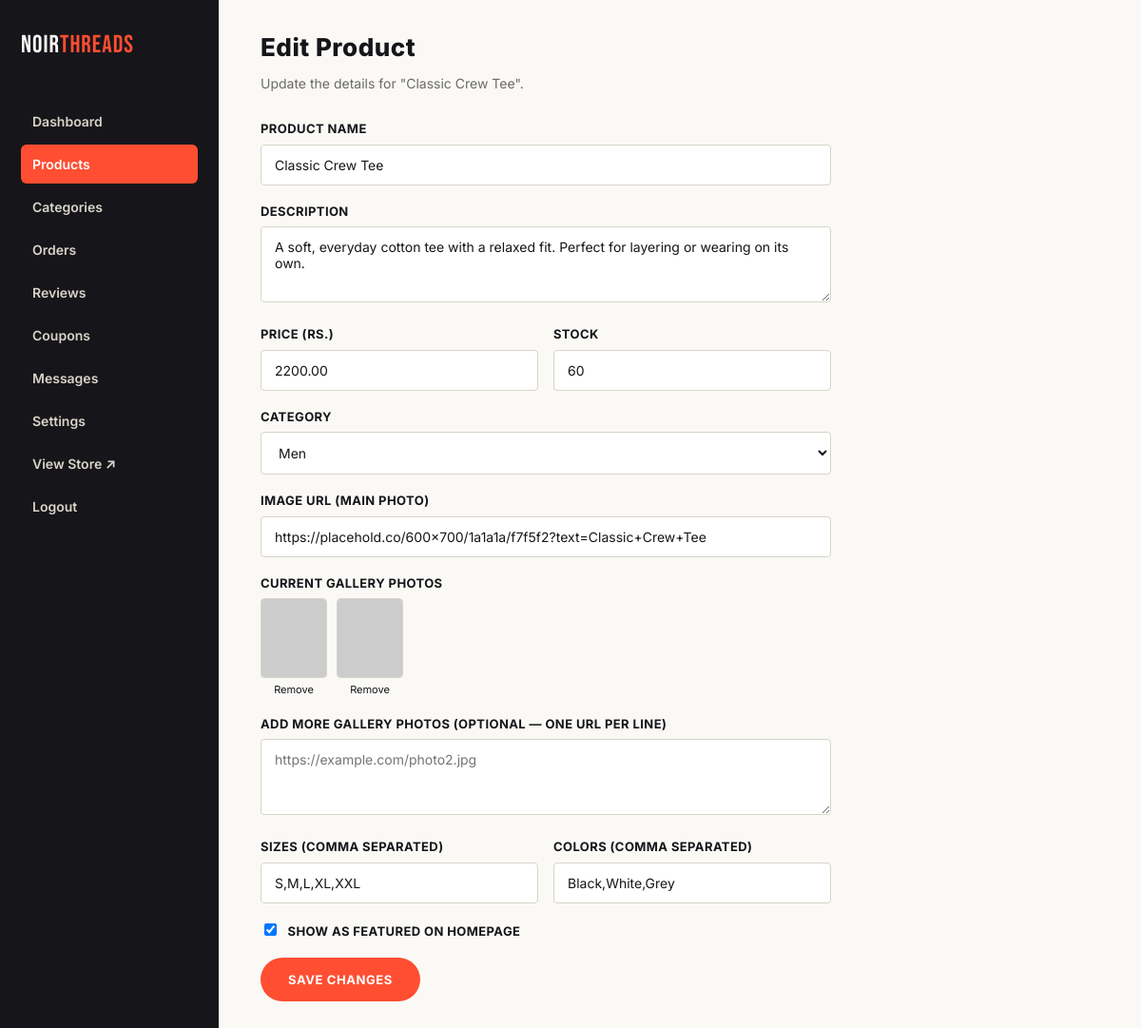
The app's page /admin/edit_product.php?id=1 (signed in) with its own data.
### tables this page shows
CREATE TABLE products (
    id INT AUTO_INCREMENT PRIMARY KEY,
    name VARCHAR(100) NOT NULL,
    description TEXT,
    price DECIMAL(10,2) NOT NULL,
    category_id INT,
    image VARCHAR(255),
    sizes VARCHAR(50) DEFAULT 'S,M,L,XL',
    colors VARCHAR(100) DEFAULT 'Black,White',
    stock INT DEFAULT 50,
    featured TINYINT(1) DEFAULT 0,
    created_at TIMESTAMP DEFAULT CURRENT_TIMESTAMP,
    FOREIGN KEY (category_id) REFERENCES categories(id)
);

CREATE TABLE categories (
    id INT AUTO_INCREMENT PRIMARY KEY,
    name VARCHAR(50) NOT NULL
);

CREATE TABLE product_images (
    id INT AUTO_INCREMENT PRIMARY KEY,
    product_id INT NOT NULL,
    image_url VARCHAR(255) NOT NULL,
    sort_order INT DEFAULT 0,
    FOREIGN KEY (product_id) REFERENCES products(id) ON DELETE CASCADE
);

### admin/edit_product.php (the view, shortened to what this page needs)
<?php
require_once '../config/db.php';
$id = intval($_GET['id'] ?? 0);
$stmt = $conn->prepare("SELECT * FROM products WHERE id = ?");
$stmt->bind_param("i", $id);
$stmt->execute();
$product = $stmt->get_result()->fetch_assoc();
$categories = $conn->query("SELECT * FROM categories");
$gallery = $conn->query("SELECT * FROM product_images WHERE product_id = $id ORDER BY sort_order ASC");
require_once 'includes/admin_header.php';
?>
<h1>Edit Product</h1>
<p class="admin-sub">Update the details for "<?php echo htmlspecialchars($product['name']); ?>".</p>
<form method="post" style="max-width:600px;">
  <div class="field">
    <label>Product Name</label>
    <input type="text" name="name" value="<?php echo htmlspecialchars($product['name']); ?>" required>
  </div>
  <div class="field">
    <label>Description</label>
    <textarea name="description"><?php echo htmlspecialchars($product['description']); ?></textarea>
  </div>
  <div class="form-row">
    <div class="field">
      <label>Price (Rs.)</label>
      <input type="number" name="price" step="0.01" value="<?php echo $product['price']; ?>" required>
    </div>
    <div class="field">
      <label>Stock</label>
      <input type="number" name="stock" value="<?php echo $product['stock']; ?>" required>
    </div>
  </div>
  <div class="field">
    <label>Category</label>
    <select name="category_id" required>
      <?php $categories->data_seek(0); while ($c = $categories->fetch_assoc()): ?>
        <option value="<?php echo $c['id']; ?>" <?php echo $c['id'] == $product['category_id'] ? 'selected' : ''; ?>><?php echo htmlspecialchars($c['name']); ?></option>
      <?php endwhile; ?>
    </select>
  </div>
  <div class="field">
    <label>Image URL (main photo)</label>
    <input type="text" name="image" value="<?php echo htmlspecialchars($product['image']); ?>" required>
  </div>
  <?php if ($gallery->num_rows > 0): ?>
    <div class="field">
      <label>Current Gallery Photos</label>
      <div style="display:flex; gap:10px; flex-wrap:wrap;">
        <?php $gallery->data_seek(0); while ($g = $gallery->fetch_assoc()): ?>
          <div style="text-align:center;">
            <img src="<?php echo htmlspecialchars($g['image_url']); ?>" style="width:70px; height:84px; object-fit:cover; border-radius:4px; border:1px solid var(--stone);">
            <a href="delete_product_image.php?id=<?php echo $g['id']; ?>&product_id=<?php echo $id; ?>" class="danger" style="display:block; font-size:11px; margin-top:4px;" onclick="return confirm('Remove this photo?');">Remove</a>
          </div>
        <?php endwhile; ?>
      </div>
    </div>
  <?php endif; ?>
  <div class="field">
    <label>Add More Gallery Photos (optional — one URL per line)</label>
    <textarea name="gallery_images" rows="3" placeholder="https://example.com/photo2.jpg"></textarea>
  </div>
  <div class="form-row">
    <div class="field">
      <label>Sizes (comma separated)</label>
      <input type="text" name="sizes" value="<?php echo htmlspecialchars($product['sizes']); ?>" required>
    </div>
    <div class="field">
      <label>Colors (comma separated)</label>
      <input type="text" name="colors" value="<?php echo htmlspecialchars($product['colors']); ?>" required>
    </div>
  </div>
  <div class="field">
    <label><input type="checkbox" name="featured" style="width:auto; display:inline-block; margin-right:8px;" <?php echo $product['featured'] ? 'checked' : ''; ?>> Show as Featured on homepage</label>
  </div>
  <button type="submit" class="btn btn-accent">Save Changes</button>
</form>
<?php require_once 'includes/admin_footer.php'; ?>

### css/style.css (style rules this page uses)
:root { --bg: #FAF9F6; --ink: #16151A; --accent: #FF4E32; --stone: #D8D4C8; --muted: #6B6A66; --white: #FFFFFF; --font-display: 'Bebas Neue', sans-serif; --font-body: 'Inter', sans-serif; --radius: 4px; --container: 1240px; }
* { box-sizing: border-box; }
html { scroll-behavior: smooth; }
body { margin: 0; background: var(--bg); color: var(--ink); font-family: var(--font-body); line-height: 1.5; -webkit-font-smoothing: antialiased; }
a { color: inherit; text-decoration: none; }
img { max-width: 100%; display: block; }
button { font-family: inherit; cursor: pointer; }
h1, h2, h3, .display { font-family: var(--font-display); letter-spacing: 0.5px; line-height: 1.05; margin: 0; text-transform: uppercase; }
.btn { display: inline-block; padding: 14px 28px; border-radius: 999px; font-weight: 700; font-size: 13px; text-transform: uppercase; letter-spacing: 0.6px; border: 1px solid transparent; transition: transform 0.15s ease; }
.btn-accent { background: var(--accent); color: var(--white); }
.field { margin-bottom: 18px; }
.field label { display: block; font-size: 13px; font-weight: 700; margin-bottom: 6px; text-transform: uppercase; letter-spacing: 0.4px; }
.field input, .field select, .field textarea { width: 100%; padding: 12px 14px; border: 1px solid var(--stone); border-radius: var(--radius); font-family: var(--font-body); font-size: 14px; background: var(--white); color: var(--ink); }
.field textarea { resize: vertical; min-height: 80px; }
.form-row { display: grid; grid-template-columns: 1fr 1fr; gap: 16px; }

### admin/css/admin.css (style rules this page uses)
.admin-main h1 { font-family: var(--font-body); font-weight: 800; text-transform: none; font-size: 26px; margin-bottom: 4px; }
.admin-sub { color: var(--muted); font-size: 14px; margin-bottom: 28px; }

### records on screen
products: name "Classic Crew Tee", description "A soft, everyday cotton tee with a relaxed fit. Perfect for layering or wearing on its own.", price "2200.00", stock "60", category_id "Men", image "https://placehold.co/600x700/1a1a1a/f7f5f2?text=Classic+Crew+Tee", sizes "S,M,L,XL,XXL", colors "Black,White,Grey", featured "☑"
